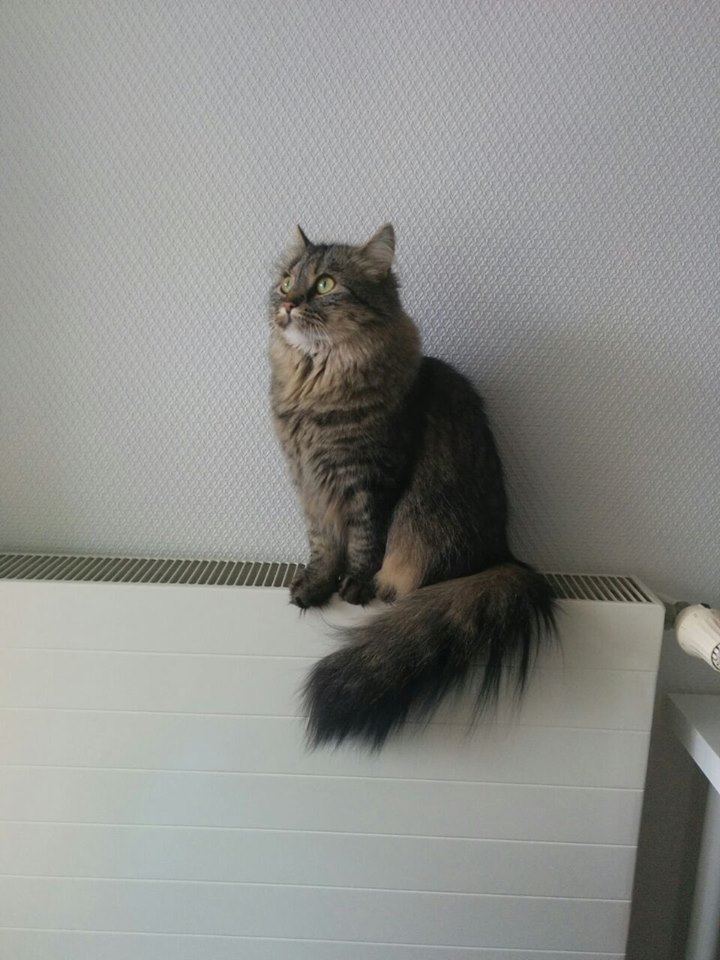
#> input picture play/smila.png, 720 x 960 px
$ jupyter execute studying.ipynb   (shell and % lines are left out)   (older library calls are emulated)
#> lines starting #> are read from the running program, lines starting #| are printed output that depends on the picture
#> in paint_mats, `plt.show()`:
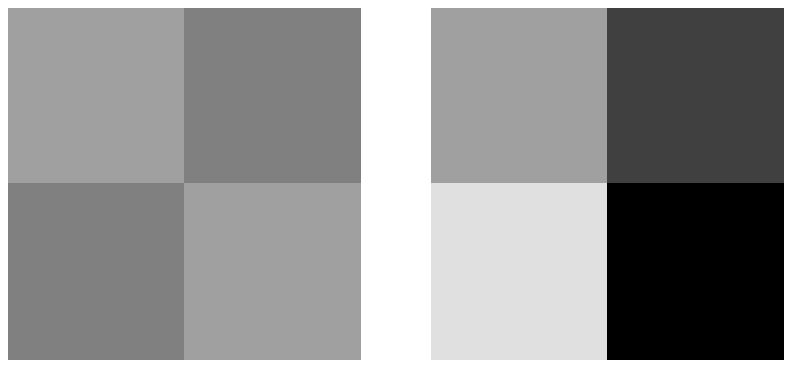
#> figure drawn by matplotlib, 2 panels
#> call 2 of paint_mats, with interpolation = 'nearest', vmin = 0, vmax = 2, max_row = 10
#> in paint_mats (call 2), `plt.show()`:
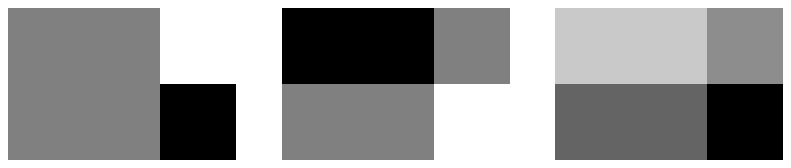
#> figure drawn by matplotlib, 3 panels
### juvis.py
# some computer vision functions
import matplotlib.pyplot as plt
import matplotlib.cm as cm
from PIL import Image
import numpy as np
from os import listdir
from os.path import isfile, join
import math
import cv2

def imresize(im, sz):
    pil_im = Image.fromarray(np.uint8(im))
    return np.array(pil_im.resize(sz))


# [11 lines left out: function extract_points, not called in this run]

def vectorize_images(images):
    """ flattens all images, each image is a row """
    return np.array([im.copy().flatten() for im in images])

# [62 lines left out: functions unify_images, load_video_as_mat, load_images_as_mat, plot2d, not called in this run]

def normalize(X, Y):
    N = np.sqrt(X**2 + Y**2)
    Z = (N == 0) * 1
    N += Z
    Xn = X/N
    Yn = Y/N
    return Xn, Yn

# [10 lines left out: function rad2pos, not called in this run]

def plot_vec(u, v):
    """
    """
    # flip top-bottom as we want the origin to be top/left
    u = np.flipud(u)
    v = np.flipud(v)
    u, v = normalize(u, v)
    height = u.shape[0]
    width = v.shape[1]
    x = np.linspace(0, width-1, width)
    y = np.linspace(0, height-1, height)
    X, Y = np.meshgrid(x,y)
    plt.quiver(X,Y,u,v, pivot='middle', angles='uv', headlength=6)
    plt.axis('off')
    plt.xlim(-1, width)
    plt.ylim(-1, height)
    plt.show()
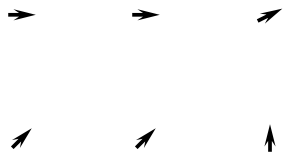
#> figure drawn by matplotlib, 1 panel

# [42 lines left out: functions translate, plot_mats, not called in this run]


def paint_mats(mats, interpolation='bilinear', vmin=None, vmax=None, max_row=10):
    """
    @mats {Matrices}: images to draw
    """
    cols = len(mats)
    rows = 1

    MAX_ROW = max_row

    if cols > MAX_ROW:
        rows = int(math.ceil(cols/MAX_ROW))
        cols = MAX_ROW

    size = (32, 32)

    fig, axs = plt.subplots(
    rows,
    cols,
    figsize=size,
    sharex=True,
    sharey=True)

    i = 0
    try:
        for ax in axs:
            if hasattr(ax, '__len__'):
                for ax_sub in ax:
                    ax_sub.axis('off')
                    if len(mats) > i:
                        ax_sub.imshow(
                            mats[i],
                            cmap=plt.cm.gray,
                            vmin=vmin,
                            vmax=vmax,
                            interpolation=interpolation)
                        ax_sub.set_adjustable('datalim')
                        i += 1
            else:
                ax.axis('off')
                ax.imshow(
                    mats[i],
                    cmap=plt.cm.gray,
                    vmin=vmin,
                    vmax=vmax,
                    interpolation=interpolation)
                ax.set_adjustable('box-forced')
                i += 1
    except:
        axs.axis('off')
        axs.imshow(
            mats[i],
            cmap=plt.cm.gray,
            vmin=vmin,
            vmax=vmax,
            interpolation=interpolation)
        axs.set_adjustable('box-forced')

    plt.show()

# [61 lines left out: functions histeq, compute_average, pca, not called in this run]

### play/studying.ipynb
# Studying Computer Vision
A lot of the texts here are from wikipedia! References are at the bottom!

[cell 1]
# do all the import stuff
import matplotlib.pyplot as plt
import matplotlib.cm as cm
from PIL import Image
from scipy import signal
import numpy as np

# import my modules
import sys
sys.path.append('/home/julian/dev/computer_vision_ws2015/')

import juvis as jv

## positive definite

$ M^{n \times n} \in {\rm I\!R} $ is said to be positive definite if the scalar $ z^TMz > 0,  \forall z \in {\rm I\!R}^{n \times 1}\setminus\{0\}$

A quadratic real function $f(z)$ with $n$ real variables $z_1, ..., z_n$ can always be written as $z^TMz$ where $z$ is the column vector with the variables and $M$ is a symmetric real matrix. Therefore, the matrix being positive definite means that $f$ has a unique minimum (zero) where $z$ is zero and is strictly postivie for any other $z$

[cell 2]
M = np.array([[1, 0], [0, 1]])
M2 = np.array([[1, -2], [3, -4]])

jv.paint_mats([M, M2], interpolation="nearest", vmin=-4, vmax=4)
#jv.plot2d(M)

[cell 3]
z = np.array([-1, -1])
x = np.dot(np.dot(z.T, M), z)
print("M:" + str(x))  # positive definite

x2 = np.dot(np.dot(z.T, M2), z)
print("M2:" + str(x2))  # not positive definite!

## Image gradient

The image gradient defines the directional change in intensity in an image. It is given by the formula $\nabla f = \begin{pmatrix}g_x\\g_y\end{pmatrix} = \begin{pmatrix}\frac{\delta f}{\delta x}\\\frac{\delta f}{\delta y}\end{pmatrix} $ where $\frac{\delta f}{\delta x}$ is the gradient in x direction and $\frac{\delta f}{\delta y}$ is the gradient in y direction.

The *gradient direction* can be calculated by the formula: $\theta = atan2(g_x, g_y)$

### atan2

atan2 is the arctangent function with two arguments. For any real number $x$ and $y$ where $x, y \neq 0$, $atan2(x,y)$ is the angle in radians between the positive $x$-axis of a plane and the point given by the coords $(x,y)$. The angle is positive for conter-clockwise angles (upper half-plane) and negative for clockwise angles (lower half-plane).

[cell 4]
X = np.array([
    [1,1,2],
    [1,1,0]])
Y = np.array([
    [0,0,1],
    [1,1,2]])

Theta = np.arctan2(X, Y)
print("Theta:")
print(Theta)

jv.paint_mats([X, Y, Theta], interpolation="nearest", vmin=0, vmax=2)

jv.plot_vec(X, Y)

## Transformations

$f:X\rightarrow X$

### linear transformation
Linear transformation is a mapping $V\rightarrow W$ between two matrices that preserves the operation of addition and scalar multiplication.
Let $V$ and $W$ be vector spaces over the same field $K$. A function $f:V\rightarrow W$ is said to be a *linear map* if $\forall x, \forall y \in V$ and $\forall \alpha \in K$ the following two conditions are satisfied:

$f(x+y) = f(x) + f(y)$

$f(\alpha x)=\alpha f(x)$

$\Leftrightarrow f(\alpha_1 x_1+...+\alpha_m x_m) = \alpha_1 f(x_1)+...+\alpha_m f(x_m)$

Scaling is a linear transformation:
$\begin{bmatrix}
\beta & 0 \\
0 & \beta
\end{bmatrix}$ where $\beta$ is the scaling factor.

[cell 5]
S = np.array([[5, 0], [0, 5]])  # scale with '5'
v = np.array([3, 4])
print(S*v)

### affine transformation
An affine transformation is a function between affine spaces which preserves points, straight lines and planes. Also, sets of parallel lines remain parallel after transformation.

If $X$ and $Y$ are affine spaces, then every affine transf

## Matrix Diagonalization
Process of taking a square matrix and converting it into a special type of matrix: a *diagonal matrix*, which shares the same fundamental properties of the underlying matrix. Diagonalizing a matrix is equivalent to finding the matrixs eigenvalues (which are the entries of the diagonalized matrix). Similiarly, the eigenvectors make up the new set of axes corresponding to the diagonal matrix.

Given a matrix $A$, does a diagonal matrix $D$ exists such that $A \sim D$? Does an invertible matrix $P$ exists such that $A=P^{-1}DP$?

Assuming there exists a diagonal matrix $D$ such that $A=P^{-1}DP$. Then we have: $$A-\lambda I_n=P^{-1}DP-\lambda I_n=P^{-1}DP-\lambda P^{-1}P=P^{-1}(D-\lambda I_n)P$$
i.e. $A-\lambda I_n$ is similar to $D-\lambda I_n$.

[cell 6]
# Example

A = np.array([[2,1],
              [0,2]])

print(A)

## Eigenvalues and eigenvectors

Eigenvalues are scalars associated with a linear system of equations (e.g. matrix equation).

## Sobel operator
The sobel operator creates an image that emphasisis edges.

[cell 7]
A = np.array(Image.open('smila.png').convert('L'))
A = A[200:400,200:400]
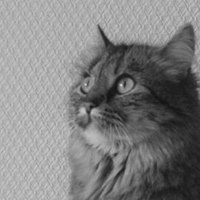
#> A: shape (200, 200); min 17, max 211, mean 128.3

# Sobel kernel
Kx = np.array([[-1, 0, 1],[-2, 0, 2],[-1, 0, 1]])
Ky = Kx.T

Sx = signal.convolve2d(A, Kx, boundary='symm', mode='same')
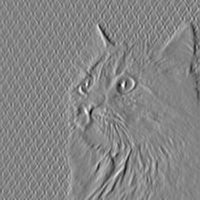
#> Sx: shape (200, 200) int64; min -460, max 426, mean 3.3; drawn with min black and max white
Sy = signal.convolve2d(A, Ky, boundary='symm', mode='same')
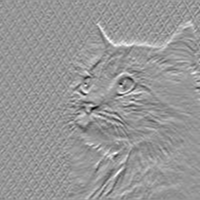
#> Sy: shape (200, 200) int64; min -409, max 285, mean 2.5; drawn with min black and max white

Mag = np.sqrt((Sx * Sx) + (Sy * Sy))  # gradient magnitude
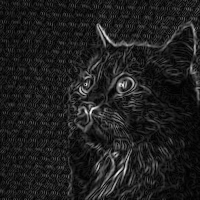
#> Mag: shape (200, 200) float64; min 0, max 466.9, mean 56.7; drawn with min black and max white

Theta = np.arctan2(Sx, Sy)
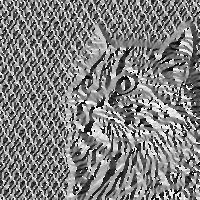
#> Theta: shape (200, 200) float64; min -3.13, max 3.14, mean 0.0395; drawn with min black and max white

jv.paint_mats([A, Sx, Sy, Mag, Theta], max_row=5)

# Sources
* [Eigenvalues](http://mathworld.wolfram.com/Eigenvalue.html)
* [Sobel](https://en.wikipedia.org/wiki/Sobel_operator)
* [Matrix Diagonalization](http://mathworld.wolfram.com/MatrixDiagonalization.html)
* [Matrix Diagonalization2](http://www.sosmath.com/matrix/diagonal/diagonal.html)

$ run again, with play/a.jpg saved as play/smila.png
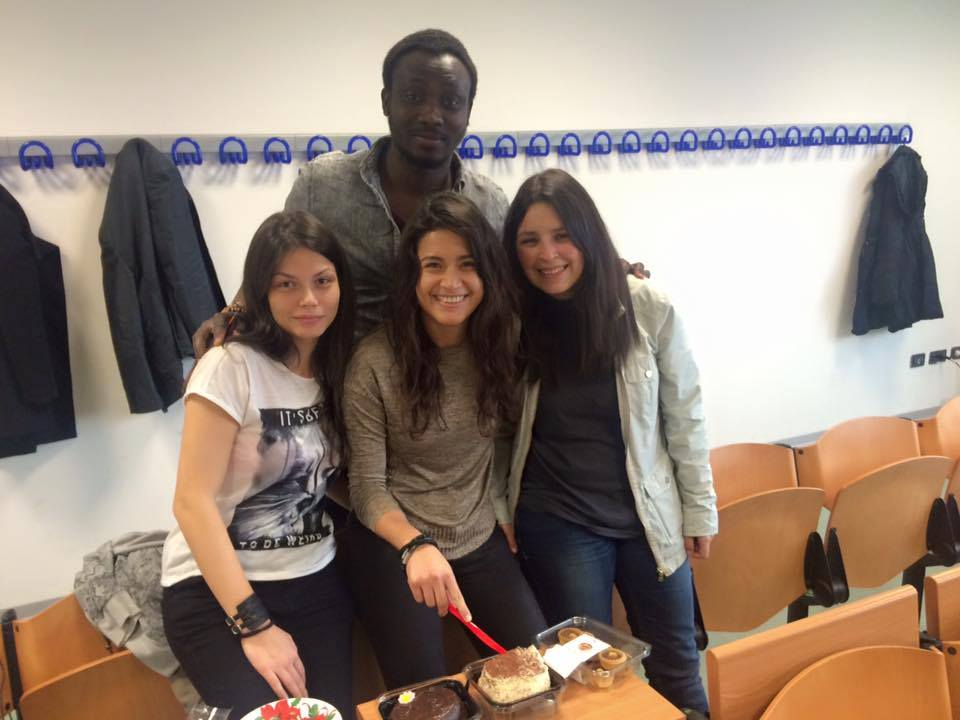
#> input picture play/a.jpg, 960 x 720 px
#> `Mag = np.sqrt((Sx * Sx) + (Sy * Sy))`:
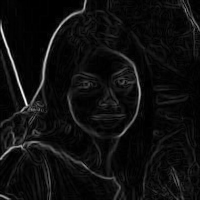
#> Mag: shape (200, 200) float64; min 0, max 735.3, mean 44.3; drawn with min black and max white
#> `Theta = np.arctan2(Sx, Sy)`:
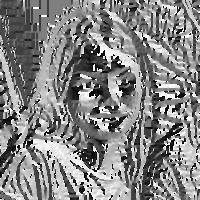
#> Theta: shape (200, 200) float64; min -3.13, max 3.14, mean 0.136; drawn with min black and max white

$ run again, with play/flow_wiki.jpg saved as play/smila.png
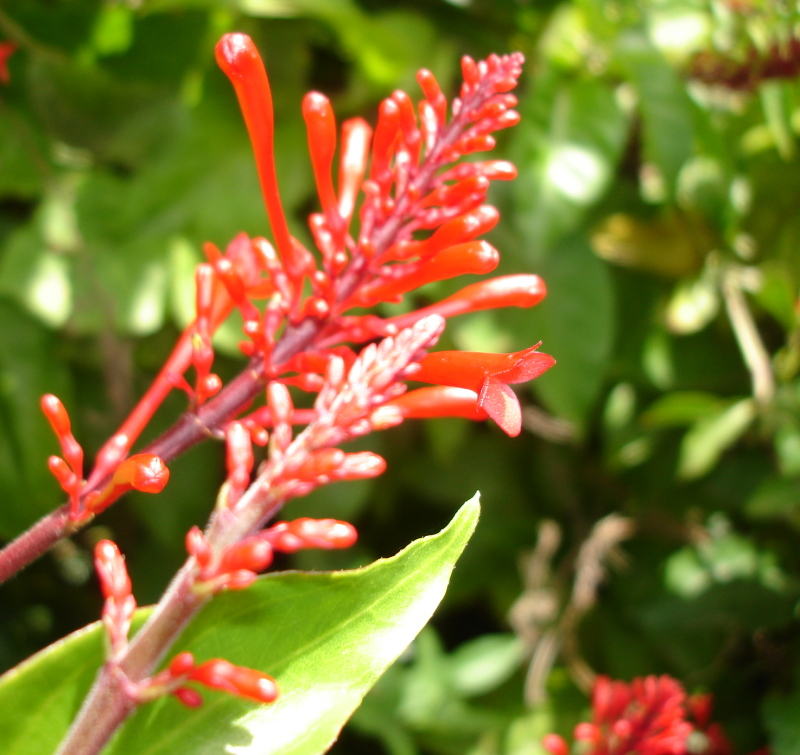
#> input picture play/flow_wiki.jpg, 800 x 755 px
#> `Mag = np.sqrt((Sx * Sx) + (Sy * Sy))`:
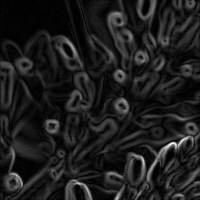
#> Mag: shape (200, 200) float64; min 0, max 489.2, mean 57.1; drawn with min black and max white
#> `Theta = np.arctan2(Sx, Sy)`:
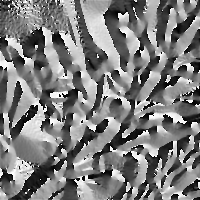
#> Theta: shape (200, 200) float64; min -3.14, max 3.14, mean -0.0506; drawn with min black and max white
